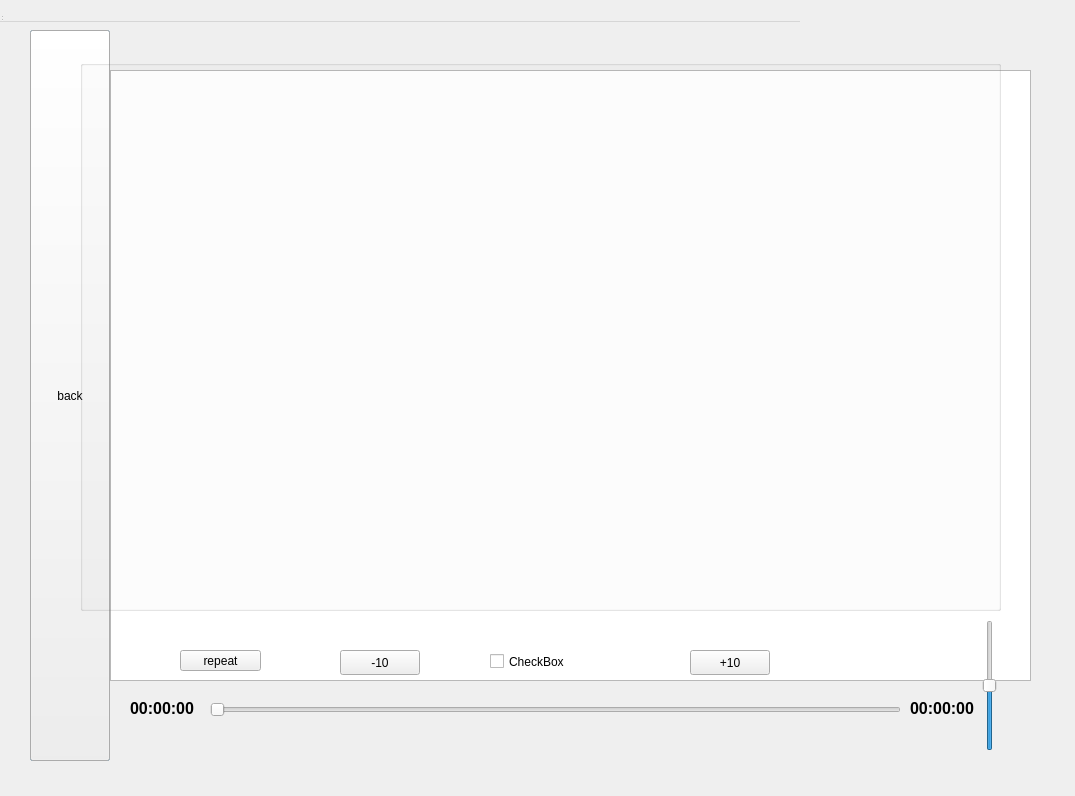
<?xml version="1.0" encoding="UTF-8"?>
<ui version="4.0">
 <class>Mp4</class>
 <widget class="QDialog" name="Mp4">
  <property name="geometry">
   <rect>
    <x>0</x>
    <y>0</y>
    <width>1075</width>
    <height>796</height>
   </rect>
  </property>
  <property name="windowTitle">
   <string>Dialog</string>
  </property>
  <widget class="QWidget" name="centralwidget" native="true">
   <property name="geometry">
    <rect>
     <x>30</x>
     <y>30</y>
     <width>1021</width>
     <height>731</height>
    </rect>
   </property>
   <widget class="QPushButton" name="home_button">
    <property name="geometry">
     <rect>
      <x>0</x>
      <y>0</y>
      <width>80</width>
      <height>731</height>
     </rect>
    </property>
    <property name="text">
     <string>home</string>
    </property>
   </widget>
   <widget class="QListWidget" name="listWidget">
    <property name="geometry">
     <rect>
      <x>80</x>
      <y>40</y>
      <width>921</width>
      <height>611</height>
     </rect>
    </property>
   </widget>
   <widget class="QLabel" name="label">
    <property name="geometry">
     <rect>
      <x>220</x>
      <y>0</y>
      <width>591</width>
      <height>20</height>
     </rect>
    </property>
    <property name="text">
     <string/>
    </property>
   </widget>
   <widget class="QPushButton" name="back_button">
    <property name="geometry">
     <rect>
      <x>0</x>
      <y>0</y>
      <width>80</width>
      <height>731</height>
     </rect>
    </property>
    <property name="text">
     <string>back</string>
    </property>
   </widget>
   <widget class="QGroupBox" name="groupBox">
    <property name="geometry">
     <rect>
      <x>50</x>
      <y>30</y>
      <width>921</width>
      <height>551</height>
     </rect>
    </property>
    <property name="title">
     <string/>
    </property>
   </widget>
   <widget class="QCheckBox" name="start_pause_button">
    <property name="geometry">
     <rect>
      <x>460</x>
      <y>620</y>
      <width>82</width>
      <height>23</height>
     </rect>
    </property>
    <property name="text">
     <string>CheckBox</string>
    </property>
   </widget>
   <widget class="QPushButton" name="repeat_button">
    <property name="geometry">
     <rect>
      <x>150</x>
      <y>620</y>
      <width>81</width>
      <height>21</height>
     </rect>
    </property>
    <property name="text">
     <string>repeat</string>
    </property>
   </widget>
   <widget class="QPushButton" name="seek_forward_button">
    <property name="geometry">
     <rect>
      <x>660</x>
      <y>620</y>
      <width>80</width>
      <height>25</height>
     </rect>
    </property>
    <property name="text">
     <string>+10</string>
    </property>
   </widget>
   <widget class="QPushButton" name="seek_backward_button">
    <property name="geometry">
     <rect>
      <x>310</x>
      <y>620</y>
      <width>80</width>
      <height>25</height>
     </rect>
    </property>
    <property name="text">
     <string>-10</string>
    </property>
   </widget>
   <widget class="QSlider" name="verticalSlider_sound">
    <property name="geometry">
     <rect>
      <x>950</x>
      <y>590</y>
      <width>20</width>
      <height>131</height>
     </rect>
    </property>
    <property name="minimum">
     <number>1</number>
    </property>
    <property name="sliderPosition">
     <number>50</number>
    </property>
    <property name="orientation">
     <enum>Qt::Vertical</enum>
    </property>
   </widget>
   <widget class="QSlider" name="horizontalSlider_duration">
    <property name="geometry">
     <rect>
      <x>180</x>
      <y>670</y>
      <width>691</width>
      <height>20</height>
     </rect>
    </property>
    <property name="pageStep">
     <number>1</number>
    </property>
    <property name="orientation">
     <enum>Qt::Horizontal</enum>
    </property>
   </widget>
   <widget class="QLabel" name="current_time_label">
    <property name="geometry">
     <rect>
      <x>100</x>
      <y>670</y>
      <width>71</width>
      <height>17</height>
     </rect>
    </property>
    <property name="font">
     <font>
      <pointsize>12</pointsize>
      <bold>true</bold>
     </font>
    </property>
    <property name="text">
     <string>00:00:00</string>
    </property>
   </widget>
   <widget class="QLabel" name="total_time_label">
    <property name="geometry">
     <rect>
      <x>880</x>
      <y>670</y>
      <width>71</width>
      <height>17</height>
     </rect>
    </property>
    <property name="font">
     <font>
      <pointsize>12</pointsize>
      <bold>true</bold>
     </font>
    </property>
    <property name="text">
     <string>00:00:00</string>
    </property>
   </widget>
  </widget>
  <widget class="QMenuBar" name="menubar">
   <property name="geometry">
    <rect>
     <x>0</x>
     <y>0</y>
     <width>800</width>
     <height>22</height>
    </rect>
   </property>
  </widget>
  <widget class="QStatusBar" name="statusbar">
   <property name="geometry">
    <rect>
     <x>0</x>
     <y>0</y>
     <width>3</width>
     <height>22</height>
    </rect>
   </property>
  </widget>
 </widget>
 <resources/>
 <connections/>
</ui>
